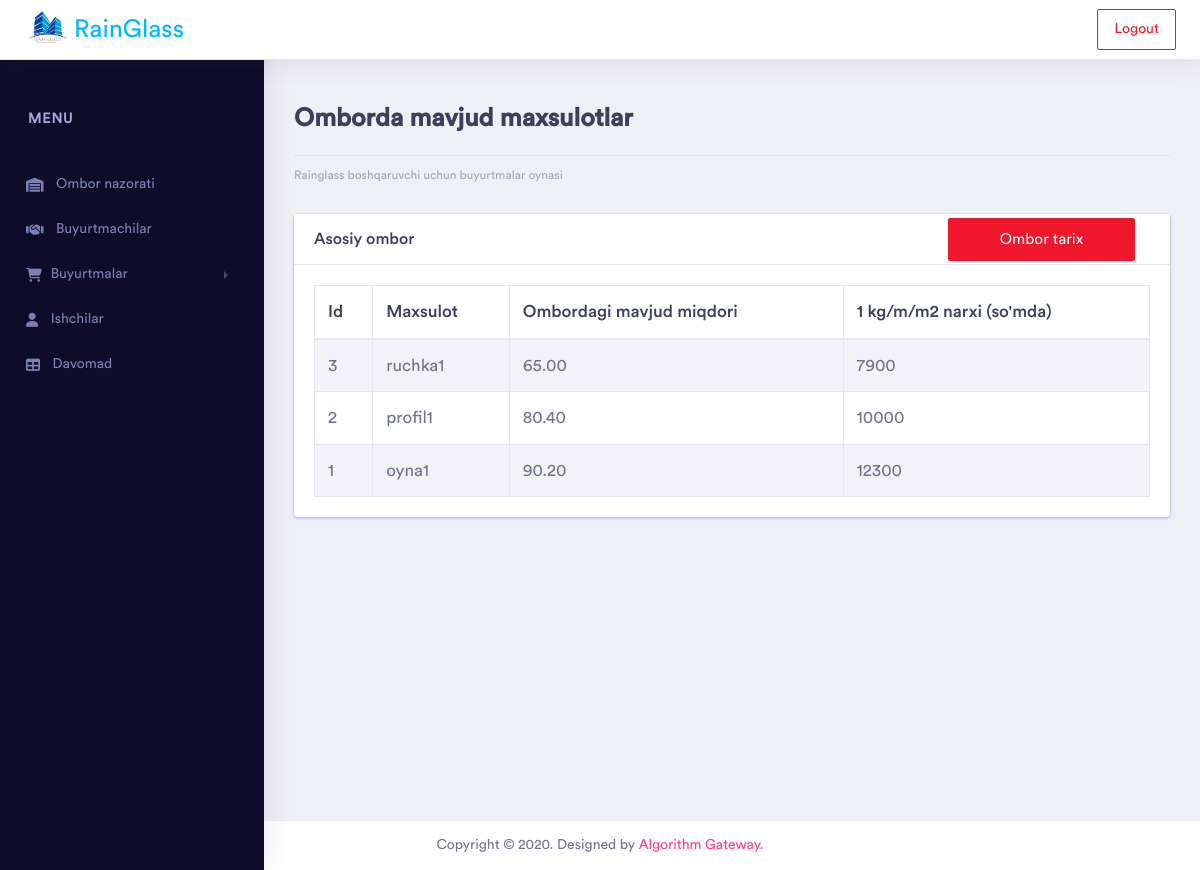
Screenshot of /ombor/ (signed in) with the database file from the repository.
### rainglass_app/models.py (models this page shows, shortened)
class AsosiyOmbor(models.Model):
    maxsulot = models.ForeignKey(Maxsulot, on_delete=models.CASCADE)
    narxi = models.PositiveIntegerField(default=0)
    hajm = models.DecimalField(max_digits=20, decimal_places=2, default=0)
    class Meta:
        verbose_name_plural = "AsosiyOmbor"
        ordering = ('-id',)

class Maxsulot(models.Model):
    nomi = models.CharField(max_length=200)
    turi = models.ForeignKey(
        MaxsulotTuri, on_delete=models.CASCADE, related_name='maxsulotlar')
    class Meta:
        verbose_name_plural = "Maxsulot"
        ordering = ('-id',)
    def __str__(self):
        return self.nomi

### rainglass_app/views.py (the view)
# urls.py: path('ombor/', ombor, name='ombor'),
@login_required
def ombor(request):
    maxsulotlar = AsosiyOmbor.objects.all()
    context = {'maxsulotlar': maxsulotlar,
               }
    return render(request, 'ombor.html', context)

### templates/ombor.html (shortened to what this page needs)
{% extends 'base.html' %}
{% load static %}
{% load custom_tags %}
{% block header %}
<link rel="stylesheet" type="text/css" href="{% static 'vendor/datatables/css/dataTables.bootstrap4.css' %}">
<link rel="stylesheet" type="text/css" href="{% static 'vendor/datatables/css/buttons.bootstrap4.css' %}">
<link rel="stylesheet" type="text/css" href="{% static 'vendor/datatables/css/select.bootstrap4.css' %}">
<link rel="stylesheet" type="text/css" href="{% static 'vendor/datatables/css/fixedHeader.bootstrap4.css' %}">
{% endblock %}
{% block content %}
{% if request.user.is_staff %}
<div class="dashboard-wrapper" style="height: 100%; position: static;">
    <div class="container-fluid  dashboard-content" style="height: 100%;">
        <div class="row">
            <div class="col-xl-12 col-lg-12 col-md-12 col-sm-12 col-12">
                <div class="page-header pt-5 mt-2">
                    <h2 class="pageheader-title">Omborda mavjud maxsulotlar</h2>
                    <div class="page-breadcrumb">
                        <nav aria-label="breadcrumb">
                            <ol class="breadcrumb">
                                <li class="breadcrumb-item"><a href="#" class="breadcrumb-link">Rainglass boshqaruvchi
                                        uchun buyurtmalar oynasi </a></li>
                            </ol>
                        </nav>
                    </div>
                </div>
            </div>
        </div>
        <div class="row">
            <div class="col-xl-12 col-lg-12 col-md-12 col-sm-12 col-12">
                <div class="card">
                    <h5 class="card-header">Asosiy ombor</h5>
                    <a href="{% url 'rainglass:ombor-tarix' %}" style="position: absolute; right: 35px; top: 4px">
                        <button class="btn btn-danger" style="width: 187px; float: right; font-size: 1.1em">
                            Ombor tarix
                        </button>
                    </a>
                    <div class="card-body">
                        <div class="table-responsive">
                            <table class="table table-striped table-bordered">
                                <thead>
                                    <tr>
                                        <th>Id</th>
                                        <th>Maxsulot</th>
                                        <th>Ombordagi mavjud miqdori</th>
                                        <th>1 kg/m/m2 narxi (so'mda)</th>
                                    </tr>
                                </thead>
                                <tbody>
                                    {% for maxsulot in maxsulotlar %}
                                    <tr>
                                        <td>{{ maxsulot.id }}</td>
                                        <td>{{ maxsulot.maxsulot }}
                                        </td>
                                        <td>{{ maxsulot.hajm }}</td>
                                        <td>
                                            {{ maxsulot.narxi }}
                                        </td>
                                    </tr>
                                    {% endfor %}
                                </tbody>
                            </table>
                        </div>
                    </div>
                </div>
            </div>
        </div>
    </div>
</div>
{% endif %}
{% endblock %}

### rows the page displays
AsosiyOmbor: id "3", maxsulot "ruchka1", hajm "65.00", narxi "7900"
AsosiyOmbor: id "2", maxsulot "profil1", hajm "80.40", narxi "10000"
AsosiyOmbor: id "1", maxsulot "oyna1", hajm "90.20", narxi "12300"
